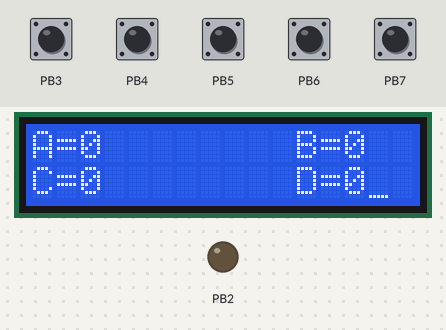
Simulated run of this program. Board: ATmega32, built with avr-gcc and emulated at 8 MHz. Shown: 16×2 character LCD, output pins drawn as LEDs (lit = HIGH). Wiring (inferred from the signals the program sends): character LCD (HD44780): RS PB1; E PB0; data PA0, PA1, PA2, PA3, PA4, PA5, PA6, PA7. The test bench sets the inputs (shaded band); at power-on: PB3–7 LOW. Pins used as bus, display or sensor lines are not drawn.

Above: at 1.2 s.
1.3 s: PB3 pulled HIGH for 1 s
At 3.4 s:
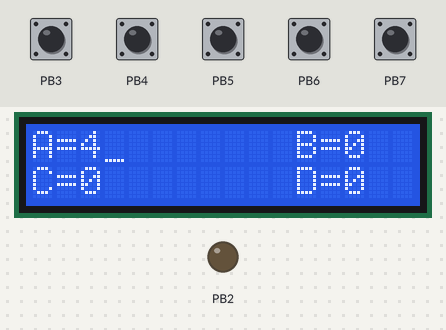
3.8 s: PB4 pulled HIGH for 1 s
At 5.9 s:
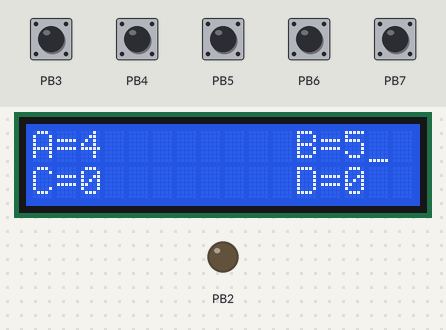
6.3 s: PB5 pulled HIGH for 0.15 s
At 7.5 s:
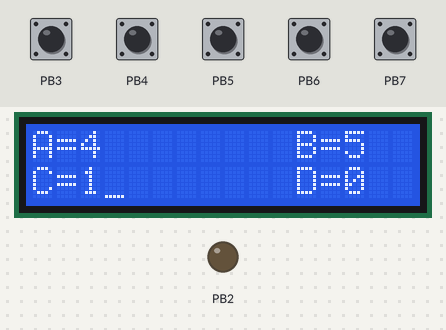
7.9 s: PB6 pulled HIGH for 0.15 s
At 9.1 s:
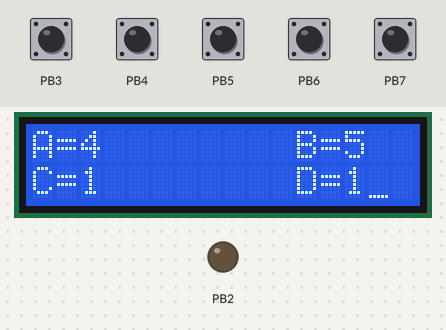
9.5 s: PB7 pulled HIGH for 0.15 s
At 10.6 s:
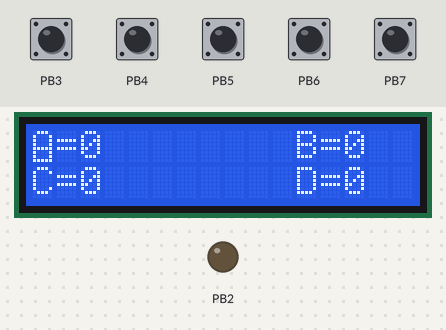
11.1 s: PB5 pulled HIGH for 1 s
At 12.5 s:
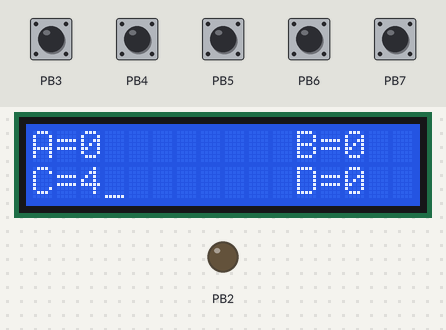
Timing chart, 0 to 14.1 s (numbered marks = the images above; inputs shaded):
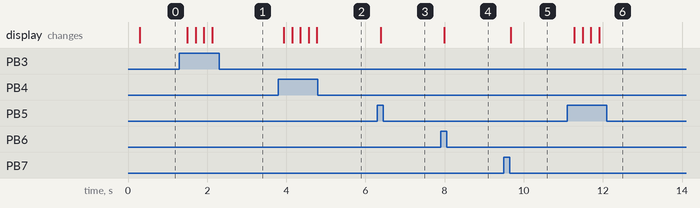

The program:

EVM.c
```c
/*
 * EVM.c
 *
 * Created: 12/14/2022 3:40:25 PM
 *  Author: abdel
 */
#include "lcd_driver.h"
#include "pushbutton_driver.h"
#include <avr/io.h>
#define F_CPU 8000000UL
#include <util/delay.h>
unsigned char counter1=0;
unsigned char counter2=0;
unsigned char counter3=0;
unsigned char counter4=0;
int main(void)
{
	LCD_vinit();
	pushbutton_vinit('b',3);
	pushbutton_vinit('b',4);
	pushbutton_vinit('b',5);
	pushbutton_vinit('b',6);
	pushbutton_vinit('b',7);

	LCD_vSend_string("A=0");
	LCD_vmove_cursor(1,12);
	LCD_vSend_string("B=0");
	LCD_vmove_cursor(2,1);
	LCD_vSend_string("C=0");
	LCD_vmove_cursor(2,12);
	LCD_vSend_string("D=0");

	while(1)
	{
		if(pushbutton_u8read('b',3)==1)
		{
			counter1++;
			LCD_vmove_cursor(1,3);
			if(counter1<10)
			{
				LCD_vsend_char(counter1+48);
			}
			else if(counter1<100)
			{
				LCD_vsend_char(counter1/10+48);
				LCD_vsend_char(counter1%10+48);
			}

		}
		else if(pushbutton_u8read('b',4)==1)
		{
			counter2++;
			LCD_vmove_cursor(1,14);
			LCD_vsend_char(counter2+48);
		}
		else if(pushbutton_u8read('b',5)==1)
		{
			counter3++;
			LCD_vmove_cursor(2,3);
			LCD_vsend_char(counter3+48);
		}
		else if(pushbutton_u8read('b',6)==1)
		{
			counter4++;
			LCD_vmove_cursor(2,14);
			LCD_vsend_char(counter4+48);
		}
		else if(pushbutton_u8read('b',7)==1)
		{
			counter1=counter2=counter3=counter4=0;
			LCD_vmove_cursor(1,1);
			LCD_vSend_string("A=0");
			LCD_vmove_cursor(1,12);
			LCD_vSend_string("B=0");
			LCD_vmove_cursor(2,1);
			LCD_vSend_string("C=0");
			LCD_vmove_cursor(2,12);
			LCD_vSend_string("D=0");
			LCD_vmove_cursor(1,1);
		}
		_delay_ms(200);
	}
}

    
```

std_macros.h
```c
#define REGISTOR_SIZE 8
#define SET_BIT(reg,bit) reg|=(1<<bit)
#define CLR_BIT(reg,bit) reg&=(~(1<<bit))
#define TOG_BIT(reg,bit) reg^=(1<<bit)
#define READ_BIT(reg,bit) ((reg&(1<<bit))>>bit)
#define IS_BIT_SET(reg,bit) ((reg&(1<<bit))>>bit)
#define IS_BIT_CLR(reg,bit) !((reg&(1<<bit))>>bit)
```

LCD_config.h
```c
/*
 * LCD_config.h
 *
 * Created: 12/1/2022 2:56:20 PM
 *  Author: abdel
 */


#ifndef LCD_CONFIG_H_
#define LCD_CONFIG_H_
#define eight_bits_mode
#endif /* LCD_CONFIG_H_ */
```

lcd_driver.c
```c
/*
 * lcd.c
 *
 * Created: 11/29/2022 4:30:35 PM
 *  Author: abdel
 */
#include "lcd_driver.h"
#include "DIO_driver.h"
#define F_CPU 8000000UL
#include <util/delay.h>
#include "std_macros.h"
void LCD_vinit()
{
	#if defined eight_bits_mode
	_delay_ms(200);
	DIO_vset_pindir('A',0,1);
	DIO_vset_pindir('A',1,1);
	DIO_vset_pindir('A',2,1);
	DIO_vset_pindir('A',3,1);
	DIO_vset_pindir('A',4,1);
	DIO_vset_pindir('A',5,1);
	DIO_vset_pindir('A',6,1);
	DIO_vset_pindir('A',7,1);
	DIO_vset_pindir('B',EN,1);
	DIO_vset_pindir('B',RW,1);
	DIO_vset_pindir('B',RS,1);
	DIO_vwrite_pin('B',RW,0);
	LCD_vsend_cmd(EIGHT_BITS); //8 bit mode
	_delay_ms(1);
	LCD_vsend_cmd(CURSOR_ON_DISPLAN_ON);//display on cursor on
	_delay_ms(1);
	LCD_vsend_cmd(CLR_SCREEN);//clear the screen
	_delay_ms(10);
	LCD_vsend_cmd(ENTRY_MODE); //entry mode
	_delay_ms(1);

	#elif defined four_bits_mode
	_delay_ms(200);
	DIO_vset_pindir('A',4,1);
	DIO_vset_pindir('A',5,1);
	DIO_vset_pindir('A',6,1);
	DIO_vset_pindir('A',7,1);
	DIO_vset_pindir('B',EN,1);
	DIO_vset_pindir('B',RW,1);
	DIO_vset_pindir('B',RS,1);
	DIO_vwrite_pin('B',RW,0);
	LCD_vsend_cmd(RETURN_HOME); //return home
	_delay_ms(10);
	LCD_vsend_cmd(FOUR_BITS); //4 bit mode
	_delay_ms(1);
	LCD_vsend_cmd(CURSOR_ON_DISPLAN_ON);//display on cursor on
	_delay_ms(1);
	LCD_vsend_cmd(CLR_SCREEN);//clear the screen
	_delay_ms(10);
	LCD_vsend_cmd(ENTRY_MODE); //entry mode
	_delay_ms(1);
	#endif
}
static void send_falling_edge(void)
{
	DIO_vwrite_pin('B',EN,1);
	_delay_ms(2);
	DIO_vwrite_pin('B',EN,0);
	_delay_ms(2);
}
void LCD_vsend_char(char data)
{
	#if defined eight_bits_mode
	DIO_vwrite_port('A',data);
	DIO_vwrite_pin('B',RS,1);
	send_falling_edge();

	#elif defined four_bits_mode
	vwrite_highnibble('A',data>>4);
	DIO_vwrite_pin('B',RS,1);
	send_falling_edge();
	vwrite_highnibble('A',data);
	DIO_vwrite_pin('B',RS,1);
	send_falling_edge();
	_delay_ms(1);
	#endif
}
void LCD_vsend_cmd(char cmd)
{
	#if defined eight_bits_mode
	DIO_vwrite_port('A',cmd);
	DIO_vwrite_pin('B',RS,0);
	send_falling_edge();

	#elif defined four_bits_mode
	vwrite_highnibble('A',cmd>>4);
	DIO_vwrite_pin('B',RS,0);
	send_falling_edge();
	vwrite_highnibble('A',cmd);
	DIO_vwrite_pin('B',RS,0);
	send_falling_edge();
	_delay_ms(1);
	#endif
}
void LCD_vclearscreen()
{
	LCD_vsend_cmd(CLR_SCREEN);
	_delay_ms(10);

}

void LCD_vmove_cursor(unsigned char row , unsigned char coloumn)
{
	char data ;
	if(row>2||row<1||coloumn>16||coloumn<1)
	{
		data=0x80;
	}
	else if(row==1)
	{
		data=0x80+coloumn-1 ;
	}
	else if (row==2)
	{
		data=0xc0+coloumn-1;
	}
	LCD_vsend_cmd(data);
	_delay_ms(1);
}
void LCD_vSend_string(char *data)
{
	while((*data)!='\0')
	{
		LCD_vsend_char(*data);
		data++;
	}
}
void vwrite_lownibble(unsigned char port,unsigned char number)
{
	DIO_vwrite_pin(port,0,READ_BIT(number,0));
	DIO_vwrite_pin(port,1,READ_BIT(number,1));
	DIO_vwrite_pin(port,2,READ_BIT(number,2));
	DIO_vwrite_pin(port,3,READ_BIT(number,3));
}
void vwrite_highnibble(unsigned char port,unsigned char number)
{
	DIO_vwrite_pin(port,4,READ_BIT(number,0));
	DIO_vwrite_pin(port,5,READ_BIT(number,1));
	DIO_vwrite_pin(port,6,READ_BIT(number,2));
	DIO_vwrite_pin(port,7,READ_BIT(number,3));
}
```

lcd_driver.h
```c
/*
 * lcd.h
 *
 * Created: 11/29/2022 4:30:47 PM
 *  Author: abdel
 */
#ifndef LCD_H_
#define LCD_H_
#include "DIO_driver.h"
#include "LCD_config.h"
#define CLR_SCREEN 0x01
#define CURSOR_ON_DISPLAN_ON 0x0E
#define CURSOR_OFF_DISPLAN_OFF 0x08
#define CURSOR_OFF_DISPLAN_ON 0x0c
#define CURSOR_BLINK_DISPLAN_ON 0x0f
#define RETURN_HOME 0x02
#define ENTRY_MODE 0x06
#if defined four_bits_mode
#define EN 0
#define RS 1
#define RW 2
#define FOUR_BITS 0x28
#elif defined eight_bits_mode
#define EN 0
#define RS 1
#define RW 2
#define EIGHT_BITS 0x38
#endif
void LCD_vinit();
static void send_falling_edge(void);
void LCD_vsend_char(char data);
void LCD_vsend_cmd(char cmd);
void LCD_vclearscreen();
void LCD_vmove_cursor(unsigned char row , unsigned char column);
void LCD_vSend_string(char *data);
void vwrite_lownibble(unsigned char port,unsigned char number);
void vwrite_highnibble(unsigned char port,unsigned char number);
#endif /* LCD_H_ */
```

pushbutton_driver.c
```c
/*
 * pushbutton_driver.c
 *
 * Created: 10/6/2022 9:36:26 AM
 *  Author: abdel
 */
#include "DIO_driver.h"
void pushbutton_vinit(unsigned char port,unsigned char pin)
{
	DIO_vset_pindir(port,pin,0);
}
unsigned char pushbutton_u8read(unsigned char port,unsigned char pin)
{
	unsigned char x;
	x=DIO_U8read_pin(port,pin);
	return x;
}
```

pushbutton_driver.h
```c
/*
 * pushbutton_driver.h
 *
 * Created: 10/6/2022 9:36:48 AM
 *  Author: abdel
 */


#ifndef PUSHBUTTON_DRIVER_H_
#define PUSHBUTTON_DRIVER_H_
void pushbutton_vinit(unsigned char port,unsigned char pin);
unsigned char pushbutton_u8read(unsigned char port,unsigned char pin);


#endif /* PUSHBUTTON_DRIVER_H_ */
```

DIO_driver.c
```c
#include <avr/io.h>
#define F_CPU 8000000UL
#include <util/delay.h>
#include "std_macros.h"
void DIO_vset_pindir(unsigned char port,unsigned char pin,unsigned char dir)
{
switch(port)
{
	case 'A':
	case 'a':
	if(dir==1)
	{
		SET_BIT(DDRA,pin);
	}
	else
	{
		CLR_BIT(DDRA,pin);
	}
	break;
	case 'B':
	case 'b':
	if(dir==1)
	{
		SET_BIT(DDRB,pin);
	}
	else
	{
		CLR_BIT(DDRB,pin);
	}
	break;
	case 'C':
	case 'c':
	if(dir==1)
	{
		SET_BIT(DDRC,pin);
	}
	else
	{
		CLR_BIT(DDRC,pin);
	}
	break;
	case 'D':
	case 'd':
	if(dir==1)
	{
		SET_BIT(DDRD,pin);
	}
	else
	{
		CLR_BIT(DDRD,pin);
	}
	break;
}}
void DIO_vwrite_pin(unsigned char port,unsigned char pin,unsigned char val)
{
	switch(port)
	{
		case 'A':
		case 'a':
		if(val==1)
		{
			SET_BIT(PORTA,pin);
		}
		else
		{
			CLR_BIT(PORTA,pin);
		}
		break;
		case 'B':
		case 'b':
		if(val==1)
		{
			SET_BIT(PORTB,pin);
		}
		else
		{
			CLR_BIT(PORTB,pin);
		}
		break;
		case 'C':
		case 'c':
		if(val==1)
		{
			SET_BIT(PORTC,pin);
		}
		else
		{
			CLR_BIT(PORTC,pin);
		}
		break;
		case 'D':
		case 'd':
		if(val==1)
		{
			SET_BIT(PORTD,pin);
		}
		else
		{
			CLR_BIT(PORTD,pin);
		}
		break;
	}}
unsigned char DIO_U8read_pin(unsigned char port,unsigned char pin)
{
	unsigned char value;
	switch(port)
	{
		case 'A':
		case 'a':
			value=READ_BIT(PINA,pin);
			break;
		case 'B':
		case 'b':
			value=READ_BIT(PINB,pin);
			break;
		case 'C':
		case 'c':
			value=READ_BIT(PINC,pin);
			break;
		case 'D':
		case 'd':
			value=READ_BIT(PIND,pin);
			break;
	}
	return value;
}
void DIO_vtoggle(unsigned char port,unsigned char pin)
{
switch(port)
{
	case 'A':
	case 'a':
		TOG_BIT(PORTA,pin);
		break;
	case 'B':
	case 'b':
		TOG_BIT(PORTB,pin);
		break;
	case 'C':
	case 'c':
		TOG_BIT(PORTC,pin);
		break;
	case 'D':
	case 'd':
		TOG_BIT(PORTD,pin);
		break;
	}
}
void DIO_vset_portdir(unsigned char port,unsigned char dir)
{
	switch(port)
	{
		case 'A':
		case 'a':
		DDRA=dir;
		break;
		case 'B':
		case 'b':
		DDRB=dir;
		break;
		case 'C':
		case 'c':
		DDRC=dir;
		break;
		case 'D':
		case 'd':
		DDRD=dir;
		break;
	}
}
void DIO_vwrite_port(unsigned char port,unsigned char val)
{
	switch(port)
	{
		case 'A':
		case 'a':
		PORTA=val;
		break;
		case 'B':
		case 'b':
		PORTB=val;
		break;
		case 'C':
		case 'c':
		PORTC=val;
		break;
		case 'D':
		case 'd':
		PORTD=val;
		break;
	}
}
unsigned char DIO_U8read_port(unsigned char port)
{
	int val;
	switch(port)
	{
		case 'A':
		case 'a':
		PINA=val;
		break;
		case 'B':
		case 'b':
		val=PINB;
		break;
		case 'C':
		case 'c':
		val=PINC;
		break;
		case 'D':
		case 'd':
		val=PIND;
		break;
	}
}
void DIO_vtog_port(unsigned char port)
{
	switch(port)
	{
		case 'A':
		case 'a':
		PORTA=~PORTA;
		break;
		case 'B':
		case 'b':
		PORTB=~PORTB;
		break;
		case 'C':
		case 'c':
		PORTC=~PORTC;
		break;
		case 'D':
		case 'd':
		PORTD=~PORTD;
		break;
	}
}
void DIO_vcontrolpullup(unsigned char port,unsigned char pin,unsigned char enable)
{
	switch(port)
	{
		case 'a':
		case 'A':
		if(enable==1)
		{
			SET_BIT(PORTA,pin);
		}
		else
		{
			CLR_BIT(PORTA,pin);
		}
		break;
		case 'b':
		case 'B':
		if(enable==1)
		{
			SET_BIT(PORTB,pin);
		}
		else
		{
			CLR_BIT(PORTB,pin);
		}
		break;
		case 'c':
		case 'C':
		if(enable==1)
		{
			SET_BIT(PORTC,pin);
		}
		else
		{
			CLR_BIT(PORTC,pin);
		}
		break;
		case 'd':
		case 'D':
		if(enable==1)
		{
			SET_BIT(PORTD,pin);
		}
		else
		{
			CLR_BIT(PORTD,pin);
		}
		break;

	}

}
```

DIO_driver.h
```c
/*
 * DIO_driver.h
 *
 * Created: 9/27/2022 9:50:33 AM
 *  Author: abdel
 */


#ifndef DIO_DRIVER_H_
#define DIO_DRIVER_H_
void DIO_vset_pindir(unsigned char port,unsigned char pin,unsigned char dir);
void DIO_vwrite_pin(unsigned char port,unsigned char pin,unsigned char val);
unsigned char DIO_U8read_pin(unsigned char port,unsigned char pin);
void DIO_vtoggle(unsigned char port,unsigned char pin);
void DIO_vset_portdir(unsigned char port,unsigned char dir);
void DIO_vwrite_port(unsigned char port,unsigned char val);
unsigned char DIO_U8read_port(unsigned char port);
void DIO_vtog_port(unsigned char port);
void DIO_vcontrolpullup(unsigned char port,unsigned char pin,unsigned char enable);
#endif /* DIO_DRIVER_H_ */
```

Measured:
- after the input at 1.3 s, the display: first changes after 0.20 s (image 1 shows a later state)
- after the input at 3.8 s, the display: first changes after 0.14 s (image 2 shows a later state)
- after the input at 6.3 s, the display: changes after 0.08 s (image 3)
- after the input at 7.9 s, the display: changes after 0.09 s (image 4)
- after the input at 9.5 s, the display: changes after 0.17 s (image 5)
- after the input at 11.1 s, the display: first changes after 0.18 s (image 6 shows a later state)
